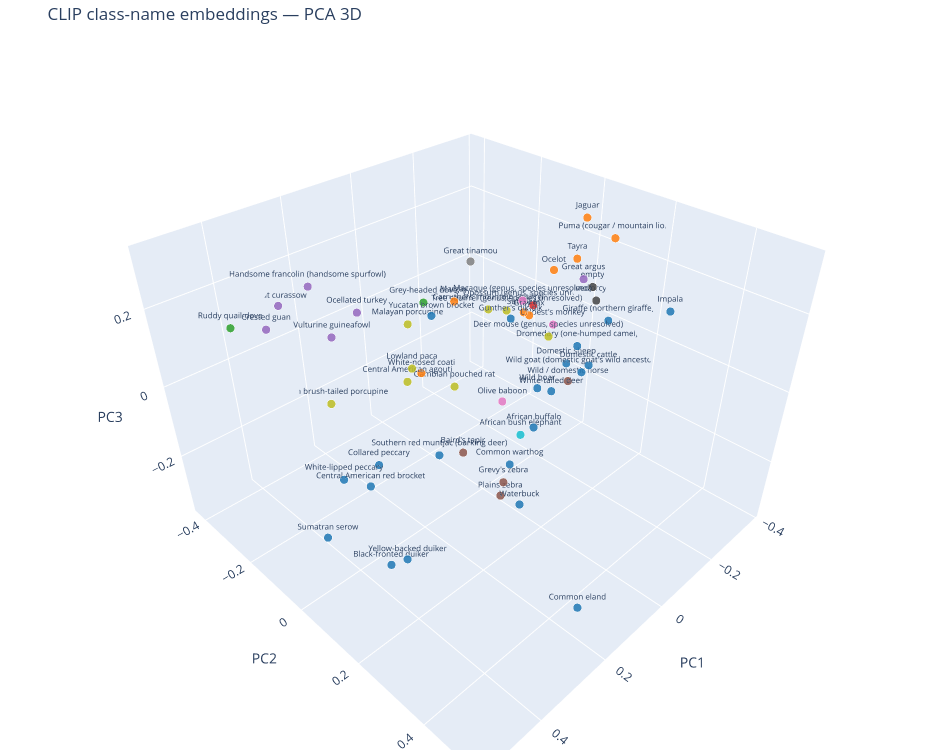

The notebook cell this image was saved under:
### Markdown cell above
## PCA projection (variance-honest alternative)

Linear projection — axis distances are real, but capture only the variance
printed below (CLIP embeddings are high-dimensional and anisotropic, so a
handful of components rarely explains much).

### Code cell
pca = PCA(n_components=3, random_state=0)
coords_pca = pca.fit_transform(embeddings)
print("explained variance ratio:", pca.explained_variance_ratio_,
      "  sum:", f"{pca.explained_variance_ratio_.sum():.3f}")

fig3 = go.Figure(data=[go.Scatter3d(
    x=coords_pca[:, 0], y=coords_pca[:, 1], z=coords_pca[:, 2],
    mode="markers+text", text=labels, textposition="top center", textfont=dict(size=8),
    hovertext=hover_text, hoverinfo="text",
    marker=dict(size=5, color=colors, opacity=0.85, line=dict(width=0.5, color="white")),
)])
fig3.update_layout(
    title="CLIP class-name embeddings — PCA 3D",
    scene=dict(xaxis_title="PC1", yaxis_title="PC2", zaxis_title="PC3"),
    width=950, height=750, margin=dict(l=0, r=0, b=0, t=40),
)
fig3.show()

### Figure 1 — Plotly figure (JSON) as saved in the notebook; plotly's stock layout.template omitted (floating-point values rounded to 4 significant figures)
{"data": [{"hoverinfo": "text", "hovertext": ["<b>empty</b><br>empty<br>order: n/a<br>class_id: 0", "<b>White-lipped peccary</b><br>tayassu pecari<br>order: Artiodactyla<br>class_id: 1", "<b>Central American agouti</b><br>dasyprocta punctata<br>order: Rodentia<br>class_id: 2", "<b>Puma (cougar / mountain lion)</b><br>puma concolor<br>order: Carnivora<br>class_id: 3", "<b>Collared peccary</b><br>pecari tajacu<br>order: Artiodactyla<br>class_id: 4", "<b>Ocelot</b><br>leopardus pardalis<br>order: Carnivora<br>class_id: 5", "<b>Ruddy quail-dove</b><br>geotrygon montana<br>order: Columbiformes<br>class_id: 6", "<b>Tayra</b><br>eira barbara<br>order: Carnivora<br>class_id: 7", "<b>Jaguar</b><br>panthera onca<br>order: Carnivora<br>class_id: 8", "<b>Great tinamou</b><br>tinamus major<br>order: Tinamiformes<br>class_id: 9", "<b>Margay</b><br>leopardus wiedii<br>order: Carnivora<br>class_id: 10", "<b>Wild goat (domestic goat's wild ancestor)</b><br>capra aegagrus<br>order: Artiodactyla<br>class_id: 11", "<b>Domestic cattle</b><br>bos taurus<br>order: Artiodactyla<br>class_id: 12", "<b>Domestic sheep</b><br>ovis aries<br>order: Artiodactyla<br>class_id: 13", "<b>Olive baboon</b><br>papio anubis<br>order: Primates<br>class_id: 14", "<b>African bush elephant</b><br>loxodonta africana<br>order: Proboscidea<br>class_id: 15", "<b>Gambian pouched rat</b><br>cricetomys gambianus<br>order: Rodentia<br>class_id: 16", "<b>Impala</b><br>aepyceros melampus<br>order: Artiodactyla<br>class_id: 17", "<b>Wild / domestic horse</b><br>equus ferus<br>order: Perissodactyla<br>class_id: 18", "<b>Common eland</b><br>tragelaphus oryx<br>order: Artiodactyla<br>class_id: 19", "<b>Waterbuck</b><br>kobus ellipsiprymnus<br>order: Artiodactyla<br>class_id: 20", "<b>Common warthog</b><br>phacochoerus africanus<br>order: Artiodactyla<br>class_id: 21", "<b>African buffalo</b><br>syncerus caffer<br>order: Artiodactyla<br>class_id: 22", "<b>Plains zebra</b><br>equus quagga<br>order: Perissodactyla<br>class_id: 23", "<b>Giraffe (northern giraffe)</b><br>giraffa camelopardalis<br>order: Artiodactyla<br>class_id: 24", "<b>Gunther's dik-dik</b><br>madoqua guentheri<br>order: Artiodactyla<br>class_id: 25", "<b>Great argus</b><br>argusianus argus<br>order: Galliformes<br>class_id: 26", "<b>Southern red muntjac (barking deer)</b><br>muntiacus muntjak<br>order: Artiodactyla<br>class_id: 27", "<b>Wild boar</b><br>sus scrofa<br>order: Artiodactyla<br>class_id: 28", "<b>Sun bear</b><br>helarctos malayanus<br>order: Carnivora<br>class_id: 29", "<b>Malayan porcupine</b><br>hystrix brachyura<br>order: Rodentia<br>class_id: 30", "<b>White-nosed coati</b><br>nasua narica<br>order: Carnivora<br>class_id: 31", "<b>Opossum (genus, species unresolved)</b><br>didelphis sp<br>order: Didelphimorphia<br>class_id: 32", "<b>Crested guan</b><br>penelope purpurascens<br>order: Galliformes<br>class_id: 33", "<b>Dromedary (one-humped camel)</b><br>camelus dromedarius<br>order: Artiodactyla<br>class_id: 34", "<b>Vulturine guineafowl</b><br>acryllium vulturinum<br>order: Galliformes<br>class_id: 35", "<b>Grevy's zebra</b><br>equus grevyi<br>order: Perissodactyla<br>class_id: 36", "<b>Sumatran serow</b><br>capricornis sumatraensis<br>order: Artiodactyla<br>class_id: 37", "<b>Macaque (genus, species unresolved)</b><br>macaca sp<br>order: Primates<br>class_id: 38", "<b>Handsome francolin (handsome spurfowl)</b><br>francolinus nobilis<br>order: Galliformes<br>class_id: 39", "<b>L'Hoest's monkey</b><br>cercopithecus lhoesti<br>order: Primates<br>class_id: 40", "<b>Black-fronted duiker</b><br>cephalophus nigrifrons<br>order: Artiodactyla<br>class_id: 41", "<b>African brush-tailed porcupine</b><br>atherurus africanus<br>order: Rodentia<br>class_id: 42", "<b>Carruthers' mountain squirrel</b><br>funisciurus carruthersi<br>order: Rodentia<br>class_id: 43", "<b>Yellow-backed duiker</b><br>cephalophus silvicultor<br>order: Artiodactyla<br>class_id: 44", "<b>Gray fox</b><br>urocyon cinereoargenteus<br>order: Carnivora<br>class_id: 45", "<b>Ocellated turkey</b><br>meleagris ocellata<br>order: Galliformes<br>class_id: 46", "<b>Great curassow</b><br>crax rubra<br>order: Galliformes<br>class_id: 47", "<b>Lowland paca</b><br>agouti paca<br>order: Rodentia<br>class_id: 48", "<b>Baird's tapir</b><br>tapirus bairdii<br>order: Perissodactyla<br>class_id: 49", "<b>White-tailed deer</b><br>odocoileus virginianus<br>order: Artiodactyla<br>class_id: 50", "<b>Grey-headed dove</b><br>leptotila plumbeiceps<br>order: Columbiformes<br>class_id: 51", "<b>Central American red brocket</b><br>mazama temama<br>order: Artiodactyla<br>class_id: 52", "<b>Yucatan brown brocket</b><br>mazama pandora<br>order: Artiodactyla<br>class_id: 53", "<b>motorcycle</b><br>motorcycle<br>order: n/a<br>class_id: 54", "<b>Deer mouse (genus, species unresolved)</b><br>peromyscus sp<br>order: Rodentia<br>class_id: 55", "<b>Tree squirrel (genus, species unresolved)</b><br>sciurus sp<br>order: Rodentia<br>class_id: 56"], "marker": {"color": ["#444444", "#1f77b4", "#bcbd22", "#ff7f0e", "#1f77b4", "#ff7f0e", "#2ca02c", "#ff7f0e", "#ff7f0e", "#7f7f7f", "#ff7f0e", "#1f77b4", "#1f77b4", "#1f77b4", "#e377c2", "#17becf", "#bcbd22", "#1f77b4", "#8c564b", "#1f77b4", "#1f77b4", "#1f77b4", "#1f77b4", "#8c564b", "#1f77b4", "#1f77b4", "#9467bd", "#1f77b4", "#1f77b4", "#ff7f0e", "#bcbd22", "#ff7f0e", "#d62728", "#9467bd", "#1f77b4", "#9467bd", "#8c564b", "#1f77b4", "#e377c2", "#9467bd", "#e377c2", "#1f77b4", "#bcbd22", "#bcbd22", "#1f77b4", "#ff7f0e", "#9467bd", "#9467bd", "#bcbd22", "#8c564b", "#1f77b4", "#2ca02c", "#1f77b4", "#1f77b4", "#444444", "#bcbd22", "#bcbd22"], "line": {"color": "white", "width": 0.5}, "opacity": 0.85, "size": 5}, "mode": "markers+text", "text": ["empty", "White-lipped peccary", "Central American agouti", "Puma (cougar / mountain lion)", "Collared peccary", "Ocelot", "Ruddy quail-dove", "Tayra", "Jaguar", "Great tinamou", "Margay", "Wild goat (domestic goat's wild ancestor)", "Domestic cattle", "Domestic sheep", "Olive baboon", "African bush elephant", "Gambian pouched rat", "Impala", "Wild / domestic horse", "Common eland", "Waterbuck", "Common warthog", "African buffalo", "Plains zebra", "Giraffe (northern giraffe)", "Gunther's dik-dik", "Great argus", "Southern red muntjac (barking deer)", "Wild boar", "Sun bear", "Malayan porcupine", "White-nosed coati", "Opossum (genus, species unresolved)", "Crested guan", "Dromedary (one-humped camel)", "Vulturine guineafowl", "Grevy's zebra", "Sumatran serow", "Macaque (genus, species unresolved)", "Handsome francolin (handsome spurfowl)", "L'Hoest's monkey", "Black-fronted duiker", "African brush-tailed porcupine", "Carruthers' mountain squirrel", "Yellow-backed duiker", "Gray fox", "Ocellated turkey", "Great curassow", "Lowland paca", "Baird's tapir", "White-tailed deer", "Grey-headed dove", "Central American red brocket", "Yucatan brown brocket", "motorcycle", "Deer mouse (genus, species unresolved)", "Tree squirrel (genus, species unresolved)"], "textfont": {"size": 8}, "textposition": "top center", "type": "scatter3d", "x": [-0.374, 0.2451, 0.1332, -0.3172, 0.1483, -0.1797, 0.5101, -0.3194, -0.3521, 0.03318, 0.09609, -0.2741, -0.3091, -0.2791, -0.0613, -0.1107, 0.01438, -0.1752, -0.2932, 0.2752, 0.1542, -0.03611, -0.1356, 0.08975, -0.3218, 0.09931, -0.2864, 0.3238, -0.2228, -0.2443, -0.04412, 0.09035, -0.3218, 0.369, -0.2909, 0.2524, 0.07992, 0.5371, -0.1732, 0.3682, -0.2819, 0.4887, 0.178, -0.1899, 0.5024, -0.1112, 0.1273, 0.2649, 0.2206, 0.0705, -0.06797, 0.1109, 0.5087, 0.299, -0.379, -0.1927, -0.2458], "y": [0.01681, -0.2588, -0.1177, 0.1098, -0.2341, 0.04693, -0.1911, 0.003403, -0.001074, -0.00797, 0.006233, 0.07857, 0.07332, 0.02435, 0.005307, 0.02527, -0.08351, 0.3625, 0.02317, 0.5231, 0.2616, 0.05885, 0.04672, 0.1457, 0.1105, 0.1716, 0.05229, 0.1981, -0.02086, -0.09659, -0.3187, -0.1167, -0.132, -0.3079, 0.04593, -0.232, 0.1449, 0.1014, -0.03913, -0.1217, -0.02876, 0.2347, -0.3777, -0.1695, 0.3021, 0.03722, -0.2996, -0.42, 0.005513, 0.002338, 0.1508, -0.07555, 0.2195, 0.1605, 0.02782, 0.03123, -0.1571], "z": [0.07458, -0.3531, -0.03396, 0.2567, -0.3467, 0.2029, 0.2392, 0.1672, 0.2621, 0.2795, 0.2135, -0.1068, -0.1044, -0.1072, -0.1268, -0.2462, -0.08892, 0.2234, -0.1697, -0.1764, -0.1599, -0.2806, -0.2246, -0.2492, 0.0369, 0.2411, 0.142, 0.03776, -0.1795, 0.008394, -0.0363, -0.02924, -0.01599, 0.1267, -0.05071, 0.08923, -0.2146, -0.1032, 0.09227, 0.303, -0.01541, -0.116, -0.2077, 0.009413, -0.04123, 0.1081, 0.07537, 0.1005, 0.1016, -0.2138, -0.02741, 0.1844, 0.08582, 0.3242, 0.03811, 0.01314, -0.01162]}], "layout": {"height": 750, "margin": {"b": 0, "l": 0, "r": 0, "t": 40}, "scene": {"xaxis": {"title": {"text": "PC1"}}, "yaxis": {"title": {"text": "PC2"}}, "zaxis": {"title": {"text": "PC3"}}}, "title": {"text": "CLIP class-name embeddings — PCA 3D"}, "width": 950}}
